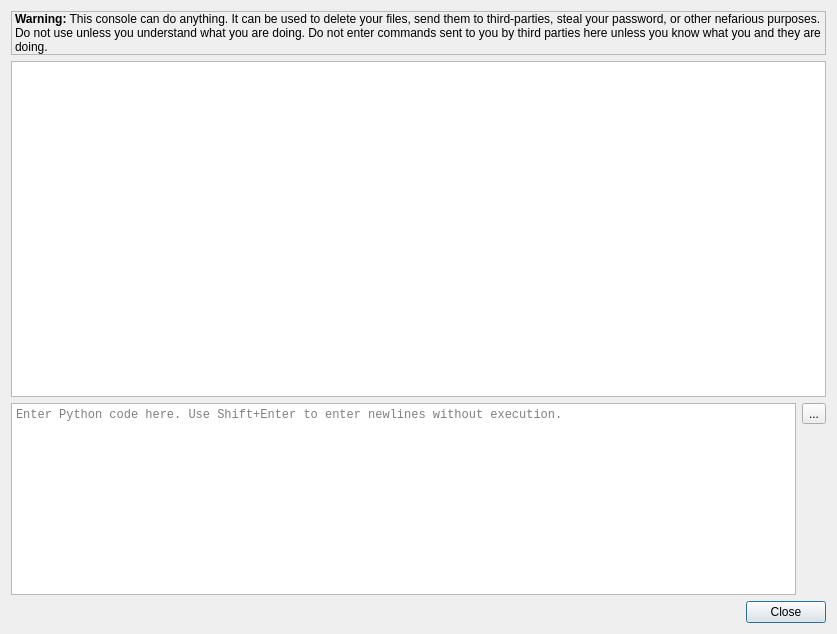
<?xml version="1.0" encoding="UTF-8"?>
<ui version="4.0">
 <class>PythonConsole</class>
 <widget class="QDialog" name="PythonConsole">
  <property name="geometry">
   <rect>
    <x>0</x>
    <y>0</y>
    <width>837</width>
    <height>634</height>
   </rect>
  </property>
  <property name="windowTitle">
   <string>Python Console</string>
  </property>
  <layout class="QVBoxLayout" name="verticalLayout_2">
   <item>
    <widget class="QLabel" name="label">
     <property name="frameShape">
      <enum>QFrame::StyledPanel</enum>
     </property>
     <property name="frameShadow">
      <enum>QFrame::Sunken</enum>
     </property>
     <property name="text">
      <string>&lt;p&gt;&lt;strong&gt;Warning:&lt;/strong&gt; This console can do anything. It can be used to delete your files, send them to third-parties, steal your password, or other nefarious purposes. Do not use unless you understand what you are doing. Do not enter commands sent to you by third parties here unless you know what you and they are doing.&lt;/p&gt;</string>
     </property>
     <property name="wordWrap">
      <bool>true</bool>
     </property>
     <property name="margin">
      <number>4</number>
     </property>
    </widget>
   </item>
   <item>
    <widget class="QTextEdit" name="output_box">
     <property name="sizePolicy">
      <sizepolicy hsizetype="Expanding" vsizetype="Expanding">
       <horstretch>0</horstretch>
       <verstretch>10</verstretch>
      </sizepolicy>
     </property>
     <property name="font">
      <font>
       <family>Monospace</family>
      </font>
     </property>
     <property name="readOnly">
      <bool>true</bool>
     </property>
    </widget>
   </item>
   <item>
    <layout class="QHBoxLayout" name="horizontalLayout">
     <item>
      <widget class="QPlainTextEdit" name="input_box">
       <property name="sizePolicy">
        <sizepolicy hsizetype="Expanding" vsizetype="Expanding">
         <horstretch>0</horstretch>
         <verstretch>1</verstretch>
        </sizepolicy>
       </property>
       <property name="minimumSize">
        <size>
         <width>0</width>
         <height>0</height>
        </size>
       </property>
       <property name="font">
        <font>
         <family>Monospace</family>
        </font>
       </property>
       <property name="placeholderText">
        <string>Enter Python code here. Use Shift+Enter to enter newlines without execution.</string>
       </property>
      </widget>
     </item>
     <item>
      <layout class="QVBoxLayout" name="verticalLayout">
       <item>
        <widget class="QToolButton" name="toolButton">
         <property name="text">
          <string>...</string>
         </property>
        </widget>
       </item>
       <item>
        <spacer name="verticalSpacer">
         <property name="orientation">
          <enum>Qt::Vertical</enum>
         </property>
         <property name="sizeHint" stdset="0">
          <size>
           <width>20</width>
           <height>40</height>
          </size>
         </property>
        </spacer>
       </item>
      </layout>
     </item>
    </layout>
   </item>
   <item>
    <widget class="QDialogButtonBox" name="buttonBox">
     <property name="orientation">
      <enum>Qt::Horizontal</enum>
     </property>
     <property name="standardButtons">
      <set>QDialogButtonBox::Close</set>
     </property>
    </widget>
   </item>
  </layout>
  <action name="action_execute">
   <property name="text">
    <string>Execute code</string>
   </property>
   <property name="toolTip">
    <string>Execute the code entered in the bottom text field</string>
   </property>
   <property name="shortcut">
    <string>Ctrl+Return</string>
   </property>
  </action>
  <action name="action_cancel">
   <property name="text">
    <string>Cancel</string>
   </property>
   <property name="toolTip">
    <string>Interrupt the currently executing command. Depending on the type of command, this may not always work.</string>
   </property>
   <property name="shortcut">
    <string>Esc</string>
   </property>
  </action>
 </widget>
 <resources/>
 <connections>
  <connection>
   <sender>buttonBox</sender>
   <signal>accepted()</signal>
   <receiver>PythonConsole</receiver>
   <slot>accept()</slot>
   <hints>
    <hint type="sourcelabel">
     <x>248</x>
     <y>254</y>
    </hint>
    <hint type="destinationlabel">
     <x>157</x>
     <y>274</y>
    </hint>
   </hints>
  </connection>
  <connection>
   <sender>buttonBox</sender>
   <signal>rejected()</signal>
   <receiver>PythonConsole</receiver>
   <slot>reject()</slot>
   <hints>
    <hint type="sourcelabel">
     <x>316</x>
     <y>260</y>
    </hint>
    <hint type="destinationlabel">
     <x>286</x>
     <y>274</y>
    </hint>
   </hints>
  </connection>
 </connections>
</ui>
